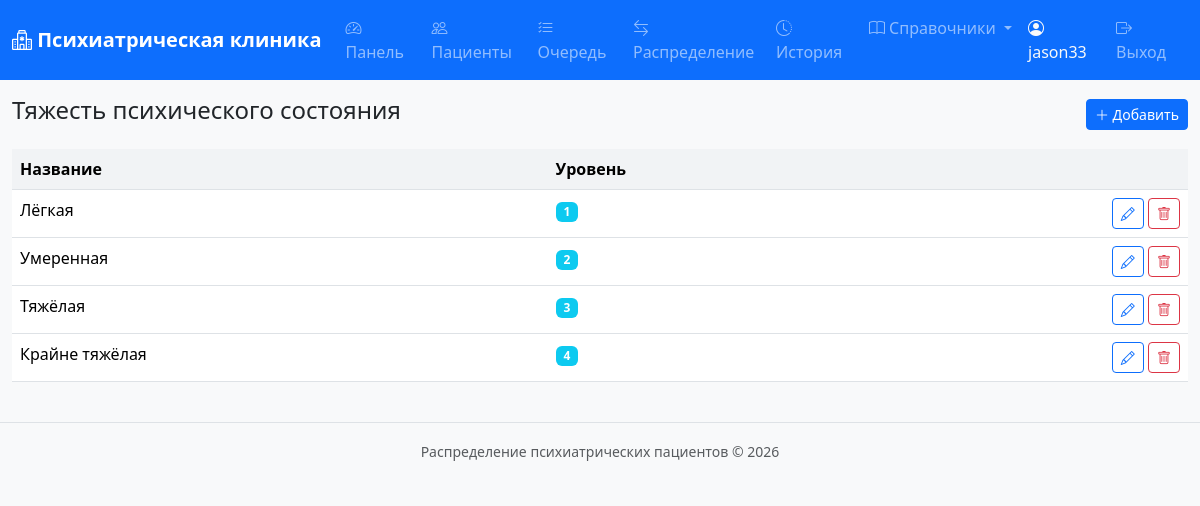
The page /references/mental-severity/ (signed in) on the database its author committed.
### apps/accounts/models.py (models this page shows, shortened)
class User(AbstractUser):
    ROLE_CHOICES = [
        ('doctor', 'Врач приёмного отделения'),
        ('senior_nurse', 'Старшая медсестра'),
        ('admin', 'Администратор'),
    ]
    role = models.CharField(max_length=20, choices=ROLE_CHOICES, default='doctor', verbose_name='Роль')
    phone = models.CharField(max_length=20, blank=True, verbose_name='Телефон')
    class Meta:
        verbose_name = 'Пользователь'
        verbose_name_plural = 'Пользователи'

### apps/references/models.py (models this page shows, shortened)
class MentalSeverity(models.Model):
    name = models.CharField(max_length=50, unique=True, verbose_name='Название')
    level = models.PositiveIntegerField(unique=True, verbose_name='Уровень (1-4)')
    class Meta:
        verbose_name = 'Тяжесть психического состояния'
        verbose_name_plural = 'Тяжести психических состояний'
        ordering = ['level']

### apps/references/views.py (the view)
# urls.py: path('mental-severity/', views.mental_severity_list_view, name='mental_severity_list'),
@login_required
def mental_severity_list_view(request):
    items = MentalSeverity.objects.all()
    return render(request, 'references/mental_severity_list.html', {'items': items})

### apps/references/templates/references/mental_severity_list.html (shortened to what this page needs)
{% extends "base.html" %}
{% block content %}
<div class="d-flex justify-content-between align-items-center mt-3">
    <h4> Тяжесть психического состояния</h4>
    <a href="{% url 'references:mental_severity_create' %}" class="btn btn-primary btn-sm">
        <i class="bi bi-plus-lg"></i> Добавить
    </a>
</div>
<div class="table-responsive mt-3">
    <table class="table table-hover">
        <thead><tr><th>Название</th><th>Уровень</th><th></th></tr></thead>
        <tbody>
            {% for item in items %}
            <tr>
                <td>{{ item.name }}</td>
                <td><span class="badge bg-info">{{ item.level }}</span></td>
                <td class="text-end">
                    <a href="{% url 'references:mental_severity_edit' pk=item.pk %}" class="btn btn-sm btn-outline-primary"><i class="bi bi-pencil"></i></a>
                    <a href="{% url 'references:mental_severity_delete' pk=item.pk %}" class="btn btn-sm btn-outline-danger"><i class="bi bi-trash"></i></a>
                </td>
            </tr>
            {% empty %}
            <tr><td colspan="3" class="text-center text-muted">Нет данных</td></tr>
            {% endfor %}
        </tbody>
    </table>
</div>
{% endblock %}

### templates/base.html (shortened to what this page needs)
{% load static %}
<!DOCTYPE html>
<html lang="ru">
<head>
    <link href="https://cdn.jsdelivr.net/npm/bootstrap@5.3.3/dist/css/bootstrap.min.css" rel="stylesheet">
    <link href="https://cdn.jsdelivr.net/npm/bootstrap-icons@1.11.3/font/bootstrap-icons.min.css" rel="stylesheet">
    <link href="{% static 'css/style.css' %}" rel="stylesheet">
</head>
<body>
    <nav class="navbar navbar-expand-lg navbar-dark bg-primary">
        <div class="container-fluid">
            <a class="navbar-brand" href="{% url 'home' %}">
                <i class="bi bi-hospital"></i> Психиатрическая клиника
            </a>
            <div class="collapse navbar-collapse" id="navbarNav">
                <ul class="navbar-nav me-auto">
                    {% if user.is_authenticated %}
                    <li class="nav-item">
                        <a class="nav-link" href="{% url 'reports:dashboard' %}">
                            <i class="bi bi-speedometer2"></i> Панель
                        </a>
                    </li>
                    <li class="nav-item">
                        <a class="nav-link" href="{% url 'patients:list' %}">
                            <i class="bi bi-people"></i> Пациенты
                        </a>
                    </li>
                    <li class="nav-item">
                        <a class="nav-link" href="{% url 'distribution:queue' %}">
                            <i class="bi bi-list-check"></i> Очередь
                        </a>
                    </li>
                    <li class="nav-item">
                        <a class="nav-link" href="{% url 'distribution:manual_assign' %}">
                            <i class="bi bi-arrow-left-right"></i> Распределение
                        </a>
                    </li>
                    <li class="nav-item">
                        <a class="nav-link" href="{% url 'distribution:history' %}">
                            <i class="bi bi-clock-history"></i> История
                        </a>
                    </li>
                    <li class="nav-item dropdown">
                        <a class="nav-link dropdown-toggle" href="#" data-bs-toggle="dropdown">
                            <i class="bi bi-book"></i> Справочники
                        </a>
                    </li>
                    {% endif %}
                </ul>
                <ul class="navbar-nav">
                    {% if user.is_authenticated %}
                    <li class="nav-item">
                        <span class="nav-link text-light">
                            <i class="bi bi-person-circle"></i> {{ user.get_full_name|default:user.username }}
                        </span>
                    </li>
                    <li class="nav-item">
                        <a class="nav-link" href="{% url 'accounts:login' %}?logout=1">
                            <i class="bi bi-box-arrow-right"></i> Выход
                        </a>
                    </li>
                    {% else %}
                    <li class="nav-item">
                        <a class="nav-link" href="{% url 'accounts:login' %}">
                            <i class="bi bi-box-arrow-in-right"></i> Вход
                        </a>
                    </li>
                    {% endif %}
                </ul>
            </div>
        </div>
    </nav>
    <div class="container-fluid mt-3">
        {% block content %}{% endblock %}
    </div>
    <footer class="bg-light text-center text-muted py-3 mt-4 border-top">
        <small>Распределение психиатрических пациентов &copy; {% now "Y" %}</small>
    </footer>
</body>
</html>

### static/css/style.css (style rules this page uses)
body { font-family: 'Segoe UI', Tahoma, Geneva, Verdana, sans-serif; background-color: #f8f9fa; }
.navbar-brand { font-weight: 600; }
.table th { background-color: #f1f3f5; font-weight: 600; white-space: nowrap; }

### rows shown on the page
User: get_full_name "jason33"
MentalSeverity: name "Лёгкая", level "1"
MentalSeverity: name "Умеренная", level "2"
MentalSeverity: name "Тяжёлая", level "3"
MentalSeverity: name "Крайне тяжёлая", level "4"
